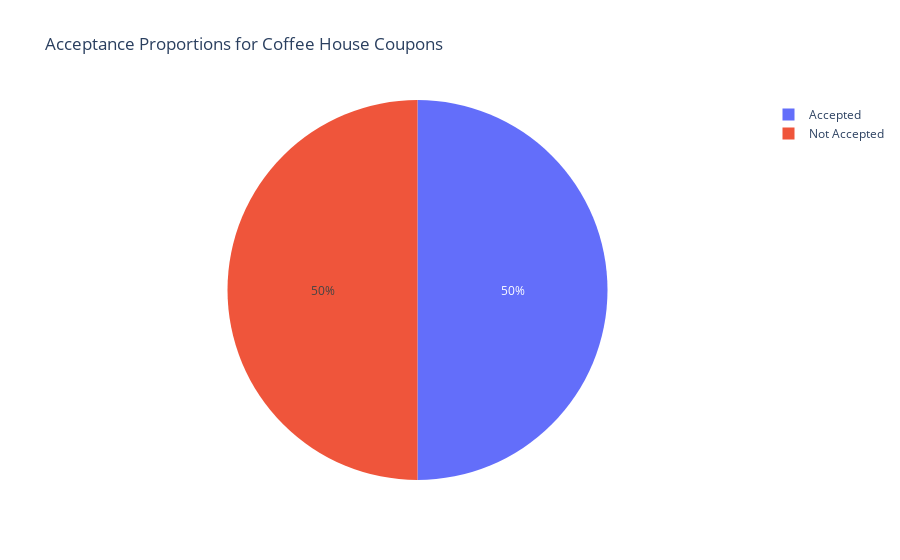

Source (notebook cell):
### Markdown cell above
2- What proportion of Coffee_House coupons were accepted?

### Code cell
#calculate the percentage of bar coupons accepted in the ‘Y’ column 
accepted_ch_proportion = (Coffee_House_coupons_df.Y.value_counts(normalize=True).get(1) * 100).round()
no_accepted_ch_proportion = (Coffee_House_coupons_df.Y.value_counts(normalize=True).get(0) * 100).round()

# Create a DataFrame with the proportions
proportions_df = pd.DataFrame({
    'Category': ['Accepted', 'Not Accepted'],
    'Proportion': [accepted_ch_proportion, no_accepted_ch_proportion]
})

# Create the pie chart
fig = px.pie(proportions_df, names='Category', values='Proportion', title='Acceptance Proportions for Coffee House Coupons')

# Show the plot
fig.show()


#accepted_proportion = accepted_or_not_bar_coupons.loc[1]
print(f"The proportion of Coffe House coupons accepted is {accepted_ch_proportion}%")

### Figure 1 — Plotly figure (JSON) as saved in the notebook; plotly's stock layout.template omitted (floating-point values rounded to 4 significant figures)
{"data": [{"domain": {"x": [0, 1], "y": [0, 1]}, "hovertemplate": "Category=%{label}<br>Proportion=%{value}<extra></extra>", "labels": ["Accepted", "Not Accepted"], "legendgroup": "", "name": "", "showlegend": true, "type": "pie", "values": [50, 50]}], "layout": {"autosize": true, "legend": {"tracegroupgap": 0}, "title": {"text": "Acceptance Proportions for Coffee House Coupons"}}}
